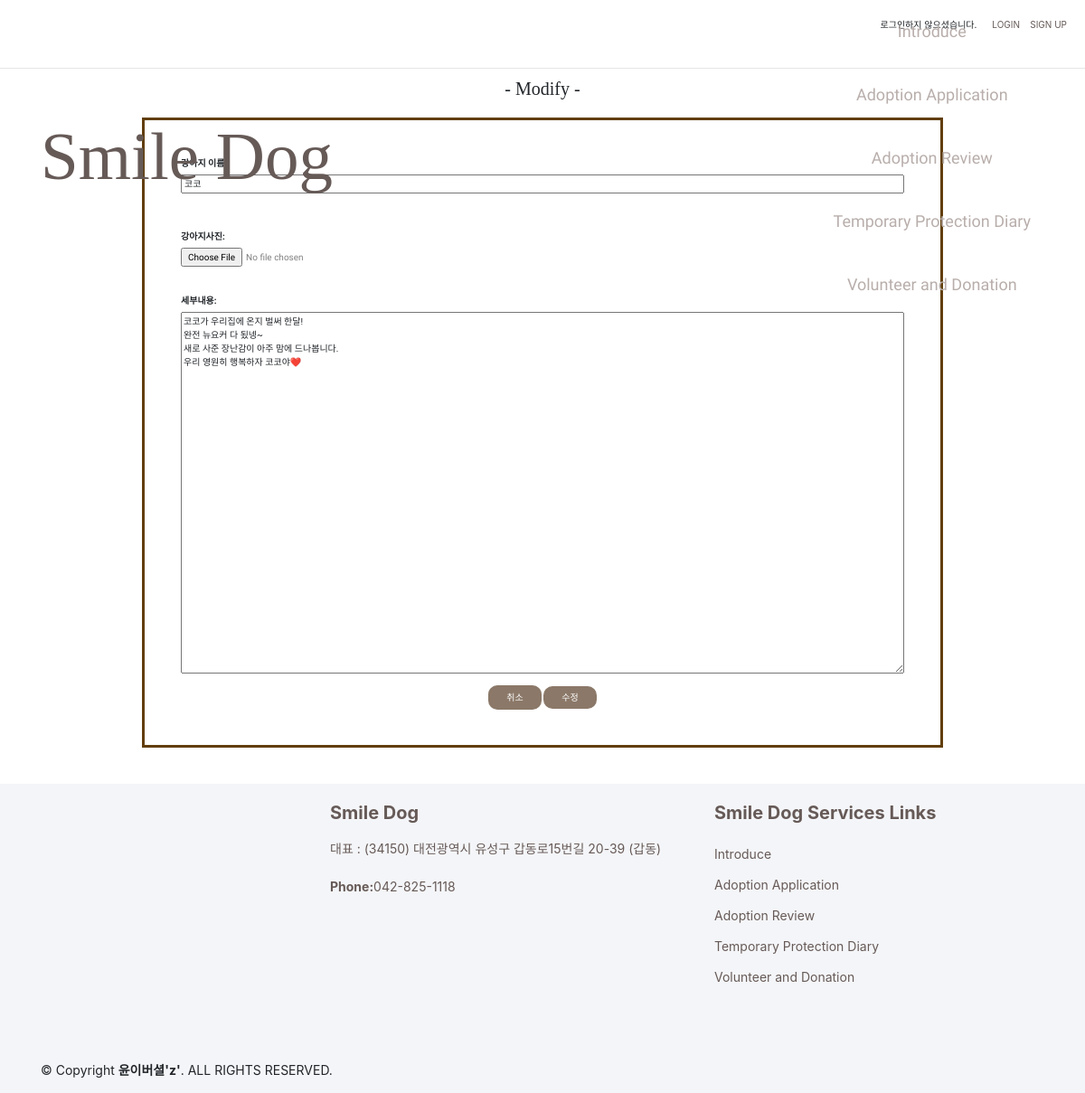
Page /review/17/edit/ on the committed database.
### review/models.py (models this page shows, shortened)
class Review_Post(models.Model):
    review_author = models.ForeignKey('auth.User', on_delete=models.CASCADE)
    review_title = models.CharField(max_length = 200)
    review_text = models.TextField()
    review_image = models.ImageField(blank = True, null = True, upload_to="review/%Y/%m/%d")
    review_created_date = models.DateTimeField(default = timezone.now)
    review_published_date = models.DateTimeField(blank = True, null = True)

### review/views.py (the view)
# urls.py: path('<int:post_id>/edit/', views.review_post_edit, name = 'review_post_edit'),
def review_post_edit(request, post_id):
    review_post = get_object_or_404(Review_Post, pk = post_id)
    if request.method == "POST":
        review_form = ReviewPostForm(request.POST, instance=review_post)
        if review_form.is_valid():
            review_post = review_form.save(commit=False)
            review_post.review_author = request.user
            review_post.review_published_date = timezone.datetime.now()
            if request.POST.get('review_image', True):
                review_post.review_image = request.FILES['review_image']
            review_post.save()
            return redirect('review_detail', post_id = review_post.pk)
    else:
        review_form = ReviewPostForm(instance=review_post)
    return render(request, 'review/review_post_edit.html', {'review_form':review_form})

### review/forms.py
class ReviewPostForm(forms.ModelForm):
    class Meta:
        model = Review_Post
        fields = ['review_title', 'review_image', 'review_text', ]
        widgets = {
            'review_title': forms.TextInput(
                attrs={'style': 'width: 100%; margin-bottom: 30px;', 'placeholder': '제목을 입력하세요.'}
            ),
            'review_text': forms.Textarea(
                attrs={'style': 'width: 100%; height: 400px;', 'placeholder': '내용을 입력하세요.'}
            ),
            'review_image': forms.FileInput(
                attrs={'style': 'color: grey; margin-bottom: 30px;',}
            ),
        }
        labels = {
            'review_title' : '강아지 이름',
            'review_text' : '세부내용',
            'review_image' : '강아지사진',
        }

### review/templates/review/review_post_edit.html (shortened to what this page needs)
{% extends 'adoption/base.html' %}
{% block content %}
<hr>
 <h2 style="font-family: 'Alfa Slab One', cursive; text-align : center;"> - Modify - </h2> <br>
    <div style="text-align: center;">
        <div class="form-group" style="display: inline-block; text-align: center; border: 3px solid rgb(97, 62, 11); padding: 40px;">
            <form style="font-family: 'Do Hyeon', sans-serif;" method = "POST" enctype="multipart/form-data">
                <div style="text-align: left; width: 800px;">
                    {{ review_form.as_p }}
                </div>
                <a id="cancel" class="btn-light" href="{% url 'review_post_list' %}">취소</a>
                <button type="submit" class="btn-light">수정</button>
            </form>
        </div>
    </div>
    <br><br>
{% endblock content %}

### adoption/static/css/adoption.css (style rules this page uses)
a { color:rgb(102,90,87); text-decoration: none; }
a#cancel { padding : 8px 20px 8px 20px; }
.btn-light { background-color:rgb(139, 120, 104); color: rgb(255, 255, 255); border: none; outline: none; padding : 5px 20px 5px 20px; border-radius: 10px; }

### rows in the picture
Review_Post: review_title "코코", review_text "코코가 우리집에 온지 벌써 한달! 완전 뉴요커 다 됬넹~ 새로 사준 장난감이 아주 맘에 드나봅니다. 우리 영원히 행복하자 코코야❤️"
